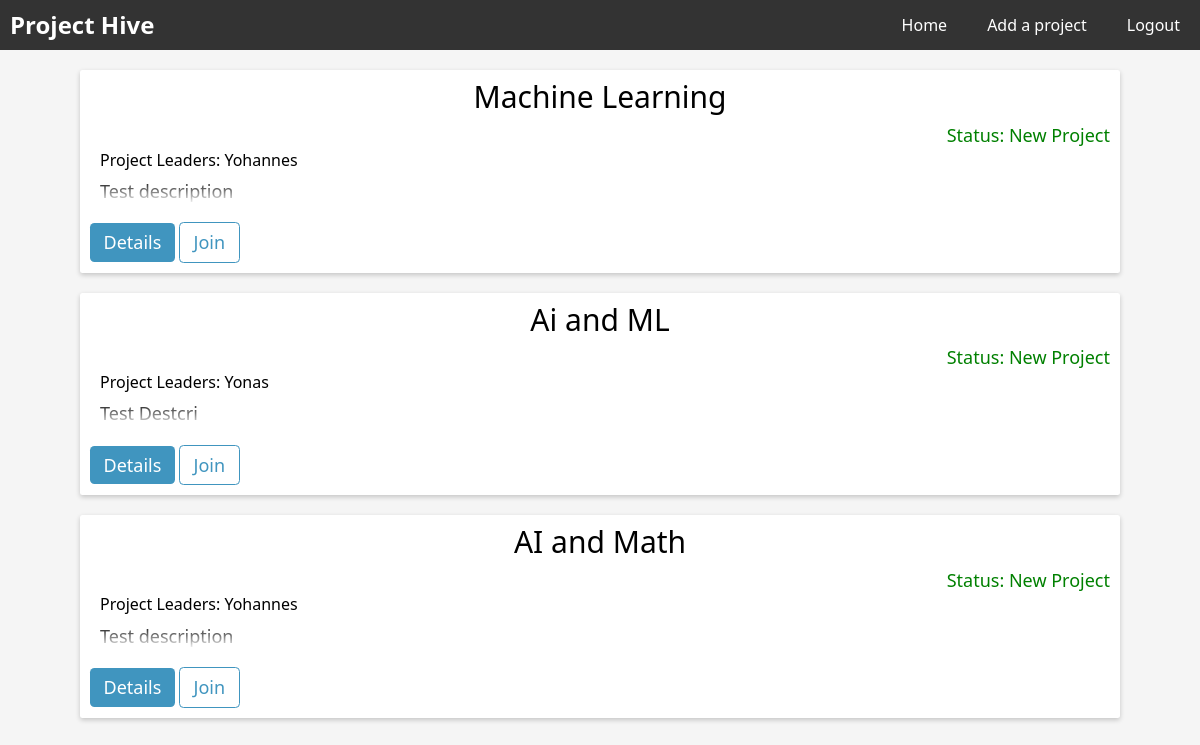
Before: / (signed in) with the older database file.
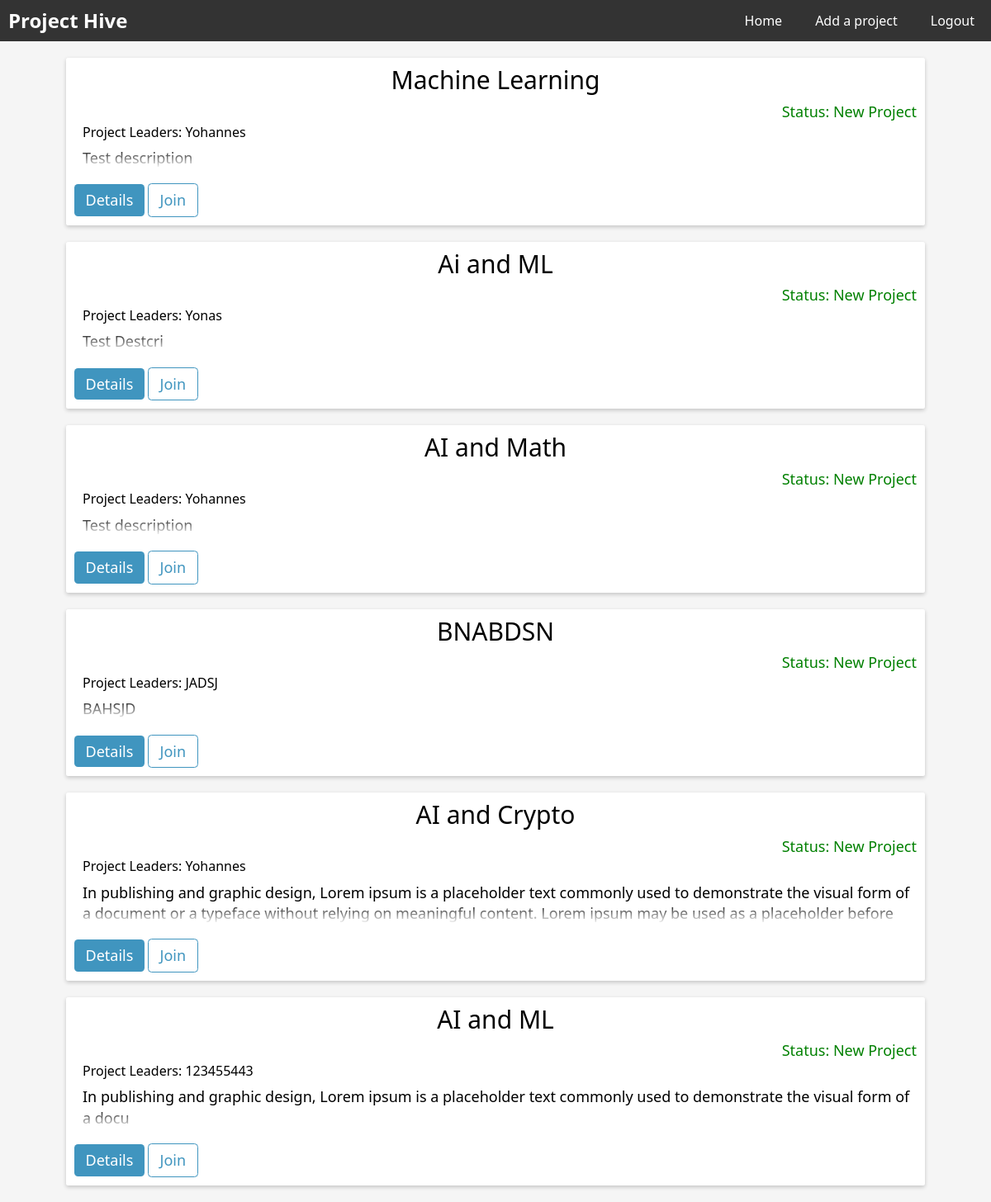
After: the same page with the newer database file.
### website/models.py (models this page shows)
class Project(db.Model):
    id = db.Column(db.Integer, primary_key=True)
    title = db.Column(db.String(500), nullable=False)
    start_date = db.Column(db.DateTime(timezone=True), default=func.now(), nullable=False)
    description = db.Column(db.String(5000), unique=True, nullable=False)
    status = db.Column(db.String(500), default="New Project")
    leaders = db.relationship('User', secondary='leader', backref='projects')

class User(db.Model, UserMixin):
    id = db.Column(db.Integer, primary_key=True)
    first_name = db.Column(db.String(500), nullable=False)
    last_name = db.Column(db.String(500), nullable=False)
    email = db.Column(db.String(500), unique=True)
    hash = db.Column(db.String(500))

### website/views.py (the view)
@views.route('/', methods=['GET'])
@login_required
def index():
    entries = []
    descriptions = Project.query.all()
    if descriptions:
        for description in descriptions:
            entry = {}
            entry['title'] = description.title
            entry['description'] = description.description
            entry['status'] = description.status
            entry['id'] = description.id
            collaborator_entry = Collaborator.query.filter_by(project_id=description.id).first()
            leader_entry = Leader.query.filter_by(project_id=description.id).first()
            if leader_entry:
                user_id2 = leader_entry.user_id
                user_name2 = User.query.filter_by(id=user_id2).first().first_name
                entry['leader_name'] = user_name2
            if collaborator_entry:
                user_id = collaborator_entry.user_id
                user_name = User.query.filter_by(id=user_id).first().name
                entry['user_name'] = user_name
            entries.append(entry)
    return render_template('index.html', entries=entries, user=current_user)

### website/__init__.py (called while the page is built)
def create_app():
    app = Flask(__name__)
    app.config["TEMPLATES_AUTO_RELOAD"] = True
    app.config['SQLALCHEMY_DATABASE_URI'] = f'sqlite:///{DB_NAME}'
    app.config['SECRET_KEY'] = "dsaljf;ldsakjf;lkdsjf,cmlkjlkwqjfoijlsad;"
    db.init_app(app)
    from website.views import views
    from website.auth import auth
    app.register_blueprint(views, url_prefix="/")
    app.register_blueprint(auth, url_prefix="/")
    from website import models
    from website.models import User
    create_database(app)
    login_manager = LoginManager()
    login_manager.login_view = 'auth.login'
    login_manager.init_app(app)
    @login_manager.user_loader
    def load_user(id):
        return User.query.get(int(id))
    return app

### website/templates/index.html (shortened to what this page needs)
{% extends "base.html" %}
{% block main %}
{% for entry in entries %}
<div class="card">
    <div class="title-grid">
        <div class="P-Title">{{ entry.title }}</div>
        <div class="status">Status: {{entry.status}}</div>
    </div>
    <div class="P-owner">
        Project Leaders: {{ entry.leader_name }}
    </div>
    <div class="Description">
        {{ entry.description }}
    </div>
    <div class="card-footer">
        <a href="{{ url_for('views_bp.details', id=entry.id) }}"><button class="homebtn">Details</button></a>
        <button class="homebtn btn-outline">Join</button>
    </div>
</div>
{% endfor %}
{% endblock %}

### website/templates/base.html (shortened to what this page needs)
<!DOCTYPE html>
<html lang="en">
  <head>
    <link
      rel="stylesheet"
      href="{{ url_for('static', filename='css/normalize.css')}}"
    />
    <link
      rel="stylesheet"
      href="{{ url_for('static', filename='css/main.css')}}"
    />
  </head>
  <body>
    <nav>
      <a class="logo" href="#">Project Hive</a>
      <ul>
        {% if user.is_authenticated %}
        <li><a href="/">Home</a></li>
        <li><a href="/add_project">Add a project</a></li>
        <li><a href="/logout">Logout</a></li>
        {% else %}
        <li><a href="/login">Login</a></li>
        <li><a href="/register">Register</a></li>
        {% endif %}
      </ul>
    </nav>
    <main>{% block main %} {% endblock %}</main>
  </body>
</html>

### website/static/css/main.css (style rules this page uses)
*, *::after, *::before { box-sizing: border-box; }
html { font-size: 62.5%; }
body { background-color: #f5f5f5; }
input[type="text"], input[type="email"], input[type="password"], button { outline: none; width: 100%; }
a { text-decoration: none; }
.P-owner { margin-bottom: 1rem; margin-left: 1rem; font-size: 1.6rem; }
.card { background-color: white; padding: 1rem; margin: 2rem 8rem; border: none; border-radius: 0.25rem; box-shadow: 0 2px 5px 0 rgba(0, 0, 0, 0.2); }
.P-Title { font-size: 3rem; margin-bottom: 1rem; text-align: center; }
.status { font-size: 1.8rem; margin-bottom: 0.5rem; text-align: end; color: green; }
.Description { font-size: 1.8rem; max-height: calc(2 * 1em * 1.4); line-height: 1.4; margin-left: 1rem; overflow: hidden; position: relative; margin-bottom: 1.8rem; }
.Description::before { content: ""; position: absolute; height: calc(1em * 1.4); width: 100%; bottom: 0; pointer-events: none; background: linear-gradient(to bottom, transparent, white); }
.card-footer { margin-top: 1rem; }
.homebtn { --color: hsl(200, 50%, 50%); background: var(--color); color: white; border: none; font-size: 1.8rem; padding: 0.5em 0.75em; border-radius: 0.25em; cursor: pointer; width: auto; }
.homebtn.btn-outline { background: none; border: 1px solid var(--color); color: var(--color); }
nav { display: flex; justify-content: space-between; align-items: center; background-color: #333; color: #fff; width: 100%; }
nav a { color: #fff; text-decoration: none; margin: 0 10px; }
nav a.logo { font-weight: bold; font-size: 24px; }
nav ul { list-style: none; display: flex; }
nav li { margin: 0 10px; }

Changed rows visible on the page:
added Project: title "BNABDSN", status "New Project", description "BAHSJD"
added User: leader_name "JADSJ"
added Project: title "AI and Crypto", status "New Project", description "In publishing and graphic design, Lorem ipsum is a placeholder text commonly used to demonstrate the visual form of a document or a typeface without relying on meaningful content. Lorem ipsum may be used as a placeholder before…"
added Project: title "AI and ML", status "New Project", description "In publishing and graphic design, Lorem ipsum is a placeholder text commonly used to demonstrate the visual form of a docu"
added User: leader_name "123455443"
Other visible differences:
new list line: "Status: Project Leaders: Details Join"
new list line: "Yohannes"
